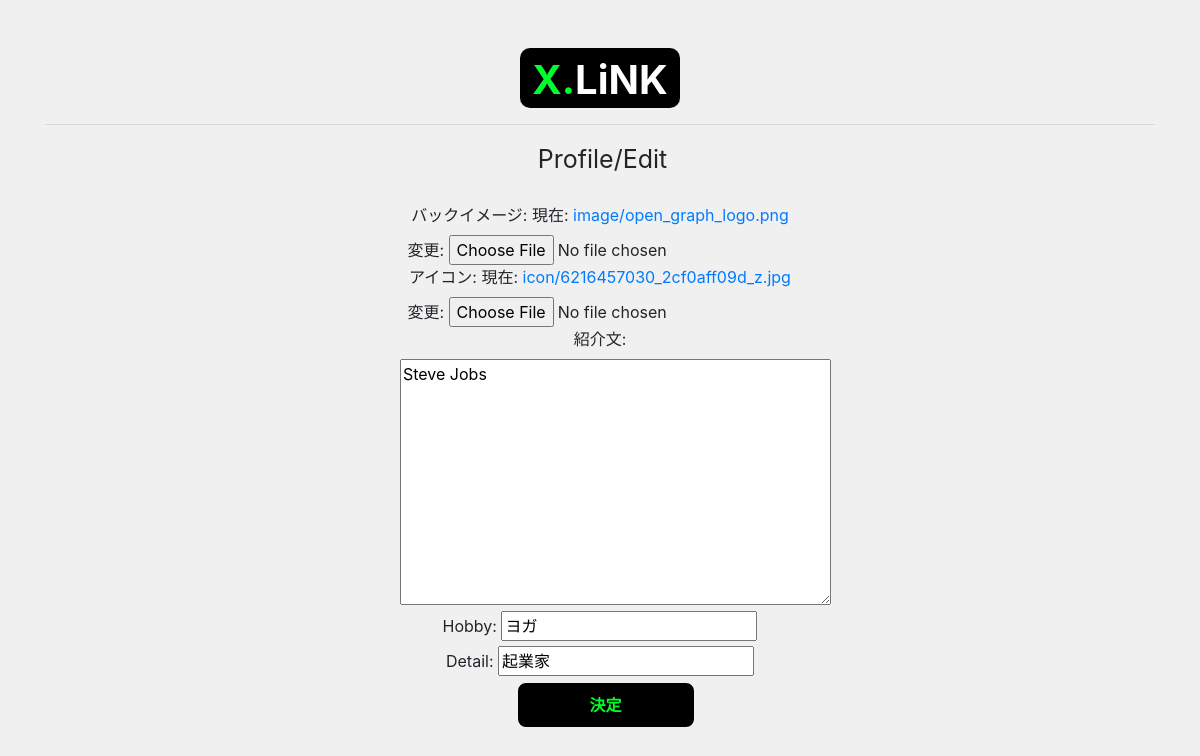
The page /account/example1/edit/ on the database its author committed.
### xlink/models.py (models this page shows, shortened)
class Account(models.Model):
    mainuser = models.ForeignKey(User,  on_delete=models.PROTECT, verbose_name="メインユーザー", blank=True, null=True, default="")
    name = models.CharField(max_length=15, verbose_name='ユーザー名', blank=True, null=True, default="")
    image = models.ImageField(upload_to='image/', verbose_name="バックイメージ", default='image/sample.jpg')
    icon = models.ImageField(upload_to='icon/', verbose_name="アイコン",  default='icon/5770f01a32c3c53e90ecda61483ccb08.jpg')
    infomation = models.TextField(max_length=180, verbose_name="紹介文",blank=True, null=True, default="・・・・")
    hobby =  models.CharField(max_length=8, default="・・・・")
    detail = models.CharField(max_length=8, default="・・・・")
    created_at = models.DateTimeField(auto_now_add=True,null=True  ,verbose_name='作成日')
    class Meta:
        verbose_name_plural = 'Account'

### xlink/views.py (the view)
class ProfileEditView(UpdateView):
    model = Account
    form_class = ProfileEditForm
    template_name = "profile_edit.html"
    def get_object(self, queryset=None):
        name = self.kwargs.get('slug')
        return get_object_or_404(Account, name=name)
    def get_form_kwargs(self, *args, **kwargs):
        kwargs = super().get_form_kwargs(*args, **kwargs)
        form = ProfileEditForm(self.request.POST, instance=Account)
        kwargs["mainuser"] = self.request.user
        kwargs["name"] = self.request.user.username
        return kwargs

### xlink/forms.py (shortened to what this page needs)
class ProfileEditForm(forms.ModelForm):
	class Meta:
		model = Account
		exclude =["mainuser", "name"]
	def __init__(self,mainuser=None, name=None, *args, **kwargs):
		self.mainuser = mainuser
		self.name = name
		super().__init__(*args, **kwargs)

### templates/profile_edit.html (shortened to what this page needs)
<!DOCTYPE html>
<html lang="en">
    <head>
        <link rel="stylesheet" href="https://stackpath.bootstrapcdn.com/bootstrap/4.1.3/css/bootstrap.min.css">
        {% load crispy_forms_tags %}
        {%load static%}
        <link rel="stylesheet" type="text/css" href="{% static 'css/account.css'%}">
    </head>
    <body style="background: rgb(241, 240, 240) ;"  class="container py-5">
        <center>
            <header>
                <div class="header">
                    <h1>
                        <div class="head">
                            <div class="headline">
                                <b class="x">X.</b><b class="link">LiNK</b>
                            </div>
                        </div>
                    </h1>
                </div>
            </header>
            <hr>
            <div class="name">
                Profile/Edit
            </div>
            <br>
            <div class="forms">
                <div class="reg_form">
                    <form class="forms"   enctype="multipart/form-data" method="post">
                        {{ form }}
                        <button class="create" type="submit"><b>決定</b></button>
                    </form>
                </div>
            </div>
        </center>
    </body>
</html>

### static/css/account.css (style rules this page uses)
.headline { position: flex; z-index: 1; background-size:cover; background: black; border-radius: 10px; padding: 2.5px; font-size: 40px; width: 160px; height: 60px; margin-left: 0px; }
.x { position: relative; color: rgb(0, 255, 42); left: 0px; top: 5px; }
.link { position: relative; color: white; left: 0px; top: 5px; }
.create { background: rgb(0, 0, 0); color: rgb(0, 255, 42); border-radius: 10px; border:solid 2px rgb(241, 240, 240); margin-left: 11px; width: 180px; height: 48px; }
.name { margin-left: 5px; font-size: 25px; }
.forms { width:400px; }
.name { width: 260px; border-radius: 10px; }

### rows shown on the page
Account: infomation "Steve Jobs", hobby "ヨガ", detail "起業家"
